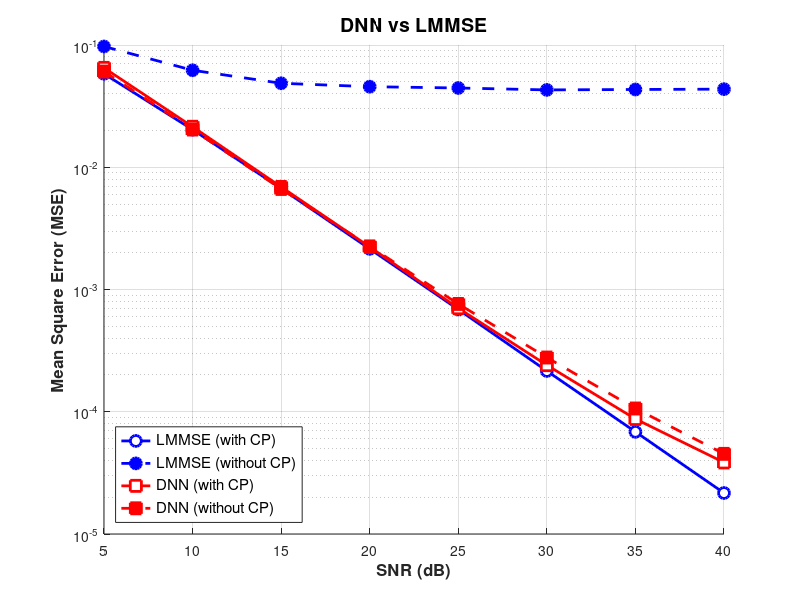

Source code (MATLAB):
% MATLAB script to reproduce Figure 2.9 for Exercise 2.7
% This script loads the MSE data and plots it using a logarithmic y-axis.

clear; clc; close all;

% Define the SNR range based on the Python script configuration
SNR = 5:5:40;

% Load the .mat files generated by main.py
% Ensure that all four files have been successfully generated and exist in the current folder
load('MSE_mmse_4QAM.mat');
load('MSE_mmse_4QAM_CP_FREE.mat');
load('MSE_dnn_4QAM.mat');
load('MSE_dnn_4QAM_CP_FREE.mat');

% Create a new figure
figure('Name', 'Channel Estimation MSE Performance', 'Position', [100, 100, 700, 500]);
hold on;
grid on;

% Plot LMMSE results (Blue lines, circular markers)
% Solid line for CP, dashed line for CP-free (inter-symbol interference)
semilogy(SNR, MSE_mmse_4QAM, 'b-o', 'LineWidth', 2, 'MarkerSize', 8, 'MarkerFaceColor', 'w');
hold on; grid on; 
semilogy(SNR, MSE_mmse_4QAM_CP_FREE, 'b--o', 'LineWidth', 2, 'MarkerSize', 8, 'MarkerFaceColor', 'b');

% Plot DNN results (Red lines, square markers)
% Solid line for CP, dashed line for CP-free
semilogy(SNR, MSE_dnn_4QAM, 'r-s', 'LineWidth', 2, 'MarkerSize', 8, 'MarkerFaceColor', 'w');
semilogy(SNR, MSE_dnn_4QAM_CP_FREE, 'r--s', 'LineWidth', 2, 'MarkerSize', 8, 'MarkerFaceColor', 'r');
set(gca, 'YScale', 'log');
% Format the plot to make it look professional and academic
xlabel('SNR (dB)', 'FontSize', 12, 'FontWeight', 'bold');
ylabel('Mean Square Error (MSE)', 'FontSize', 12, 'FontWeight', 'bold');
title('DNN vs LMMSE', 'FontSize', 14);

% Add a legend reflecting the exercise instructions
legend('LMMSE (with CP)', 'LMMSE (without CP)', 'DNN (with CP)', 'DNN (without CP)', ...
       'Location', 'southwest', 'FontSize', 11);

% Set axis limits for better visualization
xlim([5 40]);
hold off;
